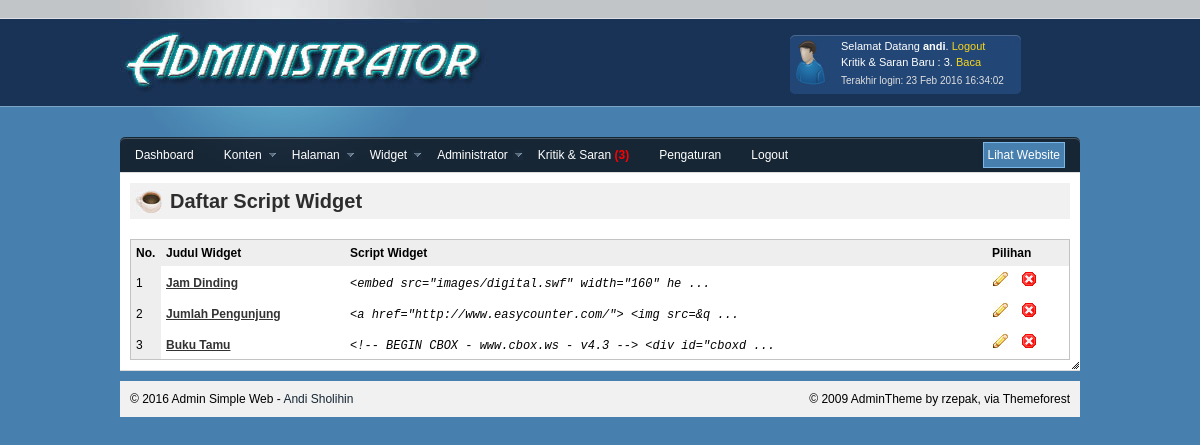
The page /myadmin/index.php?hal=tabelwidget (signed in) on the database its author committed.
### tables this page shows
CREATE TABLE `widget` (
  `id_widget` int(3) NOT NULL,
  `judul_widget` varchar(30) NOT NULL,
  `script` text NOT NULL
);

### myadmin/tabel_widget.php (the view, shortened to what this page needs)
<div id="tabledata" class="section">
<?php
	$que = mysql_query("SELECT * FROM widget ORDER BY id_widget");
?>
			<h2 class="ico_mug">Daftar Script Widget </h2>
		    <table id="table">
			<thead>
			<tr>
				<th>No.</th>
				<th>Judul Widget</th>
				<th>Script Widget </th>
				<th>Pilihan</th>
			</tr>
			</thead>
			<tbody>
			<?php
			$i=1;
			while($isi = mysql_fetch_array($que)){
				$script = substr(htmlentities($isi['script']),0,70);
			?>
			<tr class="baris">
				<td class="table_check"><?php echo $i;?></td>
				<td class="table_title"><a href="?hal=editwidget&id=<?php echo $isi['id_widget']; ?>"><?php echo $isi['judul_widget'];?></a></td>
				<td style="font-family:'Courier New', Courier, monospace; font-style:italic"><?php echo "$script ..."; ?></td>
				<td>
				<a href="?hal=editwidget&id=<?php echo $isi['id_widget']; ?>"><img alt="edit" src="img/edit.jpg" border="0"></a>
				<a href="hapus_widget.php?id=<?php echo $isi['id_widget']; ?>" onclick="return confirm('Apakah Anda yakin akan menghapus Widget?');"><img src="img/cancel.jpg" alt="delete" border="0"/>
				</td>
			</tr>
			<?php
				$i++;
				}
			?>
			</tbody>
		</table>
</div>

### myadmin/css/style.css (style rules this page uses)
html, body, div, span, applet, object, iframe, p, blockquote, pre, a, abbr, acronym, address, big, cite, code, del, dfn, em, font, img, ins, kbd, q, s, samp, small, strike, strong, sub, sup, tt, var, b, u, i, center, dl, dt, dd, ol, ul, li, fieldset, form, label, legend, table, caption, tbody, tfoot, thead, tr, th, td { margin: 0; padding: 0; border: 0; outline: 0; font-size: 100%; vertical-align: baseline;background: transparent; }
body { line-height: 1; }
table { border-collapse: collapse;border-spacing: 0; }
body { font-size:12px;font-family: Arial, Helvetica, sans-serif;color:#000;background:url(../img/bg.jpg) repeat-x #4780ae;line-height:16px; }
a { color:#162635;text-decoration:none; }
h2 { color:#2d2d2d;font-family: Arial, Helvetica, sans-serif;font-size:20px;padding:10px;margin:0px; }
.section,.panel,#shortcuts,#chart,.quickview { background:#fff;padding:10px;border-top:1px solid #ddd;border-bottom:1px solid #ddd;-moz-border-radius:3px; }
.section { margin:0px; }
.ico_mug { background:url(../img/ico_mug.jpg) no-repeat 5px center #f1f1f1; padding-left:40px;margin-bottom:20px; }
#table { width:100%;border:1px solid #c3c3c3; }
#table th { background:#eee;padding:5px;text-align:left; }
#table td { padding:5px; }
#table .table_check { width:20px;background:#eee; }
#table .table_title a { color:#333333;text-decoration:underline;font-weight:bold; }

### rows shown on the page
widget: judul_widget "Jam Dinding", script "<embed src=\"images/digital.swf\" width=\"160\" he"
widget: judul_widget "Jumlah Pengunjung", script "<a href=\"http://www.easycounter.com/\"> <img src=&q"
widget: judul_widget "Buku Tamu", script "<!-- BEGIN CBOX - www.cbox.ws - v4.3 --> <div id=\"cboxd"

### other values the page prints
$_SESSION['username'] "andi"
$pesan[baru] "3"
date("d M Y H:i:s", strtotime($_SESSION['last'])) "23 Feb 2016 16:34:02"
